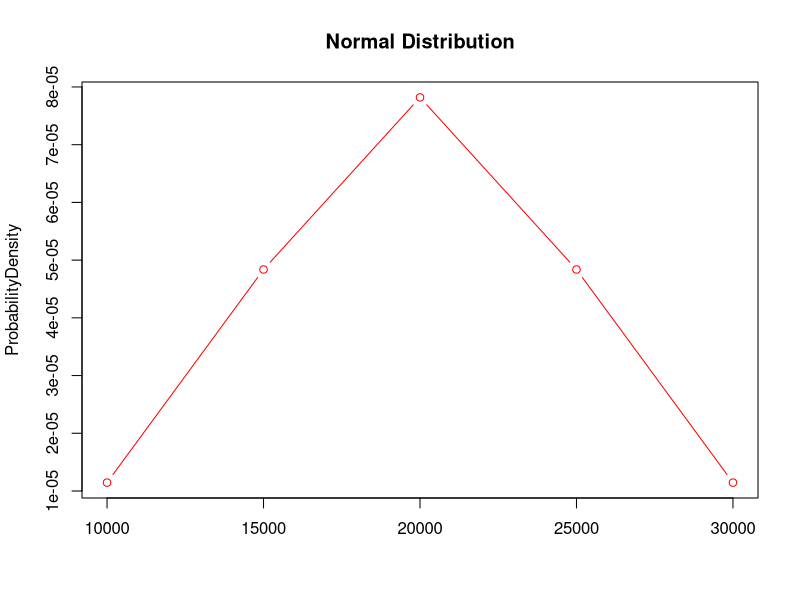

Recreate this plot in R. (Note: this script raises an error after producing the figure.)
orderquantities = c(10000,15000,20000,25000,30000)
#Mean Computation
orderquantities_mean = mean(orderquantities)
print(paste("MEAN of Ordered Quantities <Mu>:" ,orderquantities_mean))

#Probability is given as 95% for the sales between 10K and 30K
zvalue = qnorm(1-(1-0.95)/2)
orderquantities_sd = round(10000/zvalue,2)
print(paste("STANDARD DEVIATION of Ordered Quantities <Sigma>:" ,orderquantities_sd))

#Plotting the Density
densityfuntion = dnorm(orderquantities,orderquantities_mean,orderquantities_sd)
plot(orderquantities, densityfuntion, col="red",xlab="", ylab="ProbabilityDensity", type = "b" , main="Normal Distribution",lwd=1)

#Computing the Probability of out of stock situation.
print( paste("Suggested Stock | Probability"))
xseq_suggestedstock = c(15000,18000,24000,28000)
for(suggestedstock in xseq_suggestedstock) {
if(suggestedstock < orderquantities_mean) {
  probability = round(pnorm(abs((suggestedstock-orderquantities_mean)/StandardDeviation)),2)
}
else {
  probability = round(1-pnorm((suggestedstock-orderquantities_mean)/StandardDeviation),2)
}
  print( paste(suggestedstock,"|", probability))
}

#Profit Calculation
InitialProfit = 24 - 16
LaterProfit = 5-16
WorstCaseStockSold = 10000
MostLikelyStockSold = 20000
BestCaseStockSold = 30000
print("SuggestedStock | WorstCaseStockSold -> TotalProfitInWorstCase | MostLikelyStockSold -> TotalProfitInMostLikelyCase | BestCaseStockSold -> TotalProfitInBestCase ")
xseq_orderedstock = c(15000,18000,24000,28000)
for(orderedstock in xseq_orderedstock) {
  if(orderedstock < WorstCaseStockSold) {
    TotalProfitInWorstCase = orderedstock * InitialProfit
  } else {
    TotalProfitInWorstCase = (WorstCaseStockSold * InitialProfit) + ((orderedstock-WorstCaseStockSold) * LaterProfit) 
  }
  
  if(orderedstock < MostLikelyStockSold) {
    TotalProfitInMostLikelyCase = orderedstock * InitialProfit
  } else {
    TotalProfitInMostLikelyCase = (MostLikelyStockSold * InitialProfit) + ((orderedstock-MostLikelyStockSold) * LaterProfit)
  }
   
  if(orderedstock < BestCaseStockSold) {
    TotalProfitInBestCase = orderedstock * InitialProfit
  } else {
    TotalProfitInBestCase = (BestCaseStockSold * InitialProfit) + ((orderedstock-BestCaseStockSold) * LaterProfit)
  }
  print( paste(orderedstock,"|",WorstCaseStockSold,"-> $",TotalProfitInWorstCase,"|",MostLikelyStockSold,"-> $",TotalProfitInMostLikelyCase,"|",BestCaseStockSold,"-> $",TotalProfitInBestCase))
}
